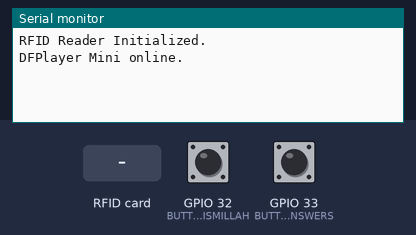
Simulated run of this program. Board: ESP32. On the bench: the last lines printed to the serial monitor. The inputs (shaded band) are chosen by the test bench; at power-on: GPIO 32 (BUTTON_BISMILLAH) HIGH, GPIO 33 (BUTTON_ANSWERS) HIGH. The audio player accepts every command and is not drawn.

Above: at 1.7 s.
1.8 s: GPIO 32 (BUTTON_BISMILLAH) pulled LOW for 0.15 s
At 2.4 s:
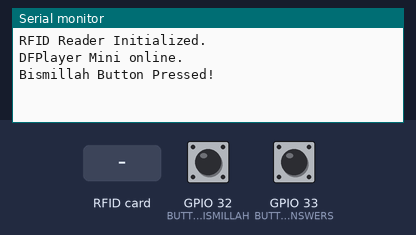
3.4 s: GPIO 33 (BUTTON_ANSWERS) pulled LOW for 0.15 s
At 4.3 s:
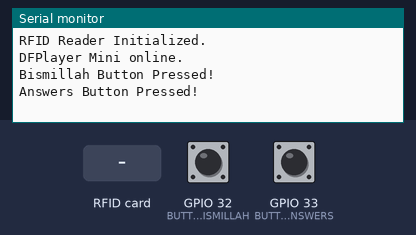
5.0 s: RFID card A1 B2 C3 D4 held to the reader
At 6.0 s:
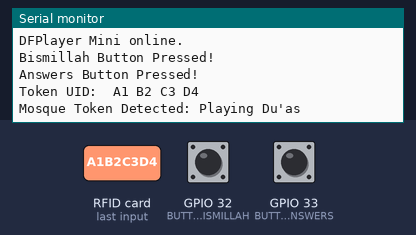
6.5 s: RFID card 5E 7A 19 C4 held to the reader
At 8.0 s:
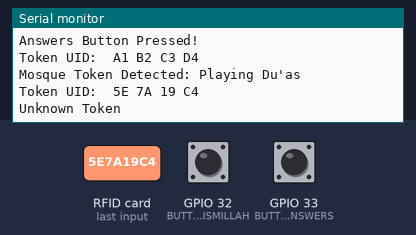

The program:

main.cpp
```cpp
#include <Arduino.h>
#include <SPI.h>
#include <MFRC522.h>
#include <SoftwareSerial.h>
#include <DFRobotDFPlayerMini.h>

// Pin Definitions for ESP32
#define RST_PIN   22   // Configurable, see typical pin layout above
#define SS_PIN    21   // Configurable, see typical pin layout above

#define BUTTON_BISMILLAH 32  // Example pin for Bismillah button
#define BUTTON_ANSWERS   33  // Example pin for Answers button

// Setup RFID and Audio
MFRC522 mfrc522(SS_PIN, RST_PIN);
SoftwareSerial mySoftwareSerial(16, 17); // RX, TX for DFPlayer Mini
DFRobotDFPlayerMini myDFPlayer;

void setup() {
  Serial.begin(115200);
  while (!Serial);

  // Initialize SPI bus and RFID reader
  SPI.begin();
  mfrc522.PCD_Init();
  Serial.println(F("RFID Reader Initialized."));

  // Initialize SoftwareSerial and DFPlayer Mini
  mySoftwareSerial.begin(9600);
  if (!myDFPlayer.begin(mySoftwareSerial)) {
    Serial.println(F("Unable to begin DFPlayer: Please check connection and SD card!"));
  } else {
    Serial.println(F("DFPlayer Mini online."));
    myDFPlayer.volume(20);  // Set volume value (0~30)
  }

  // Initialize Buttons with internal pull-ups
  pinMode(BUTTON_BISMILLAH, INPUT_PULLUP);
  pinMode(BUTTON_ANSWERS, INPUT_PULLUP);
}

void loop() {
  // Check if a physical button is pressed
  if (digitalRead(BUTTON_BISMILLAH) == LOW) {
    Serial.println(F("Bismillah Button Pressed!"));
    myDFPlayer.play(1); // Play track 001.mp3
    delay(500); // Debounce delay
  }

  if (digitalRead(BUTTON_ANSWERS) == LOW) {
    Serial.println(F("Answers Button Pressed!"));
    myDFPlayer.play(2); // Play track 002.mp3
    delay(500); // Debounce delay
  }

  // Look for new RFID cards/tokens
  if (!mfrc522.PICC_IsNewCardPresent()) {
    return;
  }

  // Select one of the cards
  if (!mfrc522.PICC_ReadCardSerial()) {
    return;
  }

  // Read UID and print to Serial Monitor
  Serial.print(F("Token UID: "));
  String tagID = "";
  for (byte i = 0; i < mfrc522.uid.size; i++) {
    tagID.concat(String(mfrc522.uid.uidByte[i] < 0x10 ? " 0" : " "));
    tagID.concat(String(mfrc522.uid.uidByte[i], HEX));
  }
  tagID.toUpperCase();
  Serial.println(tagID);

  // Example Logic: Map specific token UIDs to audio/visual themes
  if (tagID.substring(1) == "A1 B2 C3 D4") { // Replace with your actual token UID later
    Serial.println(F("Mosque Token Detected: Playing Du'as"));
    myDFPlayer.play(3); // Play track 003.mp3
  }
  else {
    Serial.println(F("Unknown Token"));
    myDFPlayer.play(99); // Play error/default track if needed
  }

  // Halt PICC
  mfrc522.PICC_HaltA();
  mfrc522.PCD_StopCrypto1();
}
```

Measured:
- after the input at 1.8 s, the serial monitor: prints a new line at once (image 1)
- after the input at 3.4 s, the serial monitor: prints a new line at once (image 2)
- after the input at 5.0 s, the serial monitor: prints a new line at once (image 3)
- after the input at 6.5 s, the serial monitor: prints a new line at once (image 4)
